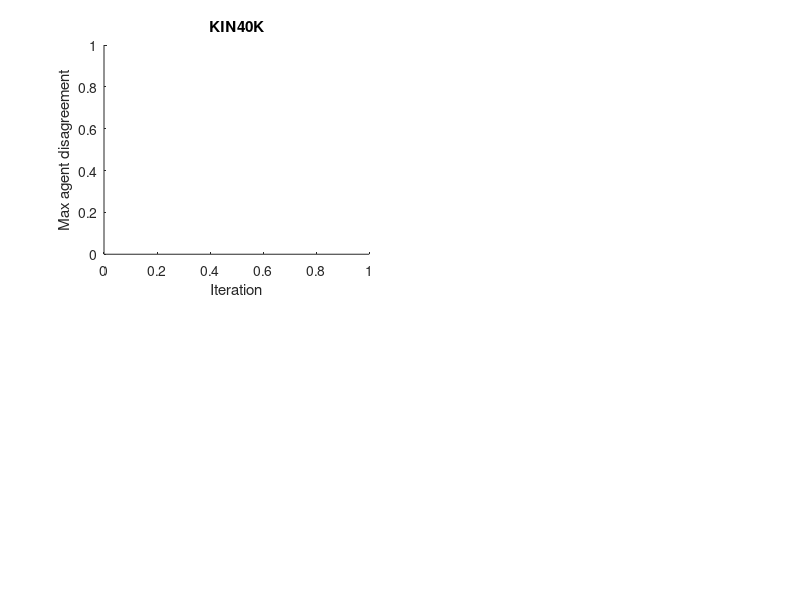

MATLAB code for this plot: (Note: this script raises an error after producing the figure.)
%% plot_consensus_convergence_summary.m
% 汇总图：4个数据集 x 5个方法的收敛曲线对比
% 每个数据集一个子图，每个方法用不同颜色展示 IP-DAC（实线）和 IP-AC（虚线）
% 曲线图：仅用 seed = plot_seed 作为代表绘制（conv_curve 长度随seed变化，不能逐点平均）
% 汇总表：iters_converge / comm_train / final_disagreement 跨 seed_list 取均值±标准差
clc; close all;

datasets    = {'KIN40K','POL','PUMADYN32NM','SARCOS'};
agg_list    = {'moe','gpoe','poe','bcm','rbcm'};
agg_labels  = {'MOE','GPOE','POE','BCM','RBCM'};
train_ratio = 0.4;
seed_list   = 1:10;   % 跑了10遍 MC 的 seed 列表
plot_seed   = 1;      % 曲线图代表性 seed（保持原脚本行为）
tr_tag      = round(train_ratio*100);

colors = lines(5);  % 5种颜色对应5个method

figure('Color','w','Position',[60,60,1400,950]);

summary_table = {};  % 汇总数值表：均值±标准差（跨 seed_list）

for d_idx = 1:length(datasets)
    dname = datasets{d_idx};
    SaveFolder = fullfile('Result','Dataset',dname);

    subplot(2,2,d_idx);
    hold on;
    legend_entries = {};

    for a_idx = 1:length(agg_list)
        agg = agg_list{a_idx};

        %% ---- 曲线图：只用 plot_seed 作代表，原脚本逻辑不变 ----
        dac_file_plot = fullfile(SaveFolder, sprintf('%s_tr%d_mc%d.mat',    agg, tr_tag, plot_seed));
        ac_file_plot  = fullfile(SaveFolder, sprintf('%s_ac_tr%d_mc%d.mat', agg, tr_tag, plot_seed));
        if exist(dac_file_plot,'file') && exist(ac_file_plot,'file')
            d_dac_plot = load(dac_file_plot);
            d_ac_plot  = load(ac_file_plot);

            iters_dac_plot = d_dac_plot.iter_converge;
            iters_ac_plot  = d_ac_plot.iter_converge;

            % 多条曲线数值上几乎重叠（不同 aggregation 方法在当前实现中
            % consensus 动力学非常接近），加一个很小的相对偏移让线条可分辨，
            % 不影响数量级/收敛趋势的判读。偏移量随 a_idx 递增。
            offset_factor = 1 + 0.05 * (a_idx - 1);

            curve_dac_offset = d_dac_plot.conv_curve_dac * offset_factor;
            curve_ac_offset  = d_ac_plot.conv_curve_ac  * offset_factor;

            semilogy(1:iters_dac_plot, curve_dac_offset, '-',  'Color', colors(a_idx,:), 'LineWidth',1.6);
            semilogy(1:iters_ac_plot,  curve_ac_offset,   '--', 'Color', colors(a_idx,:), 'LineWidth',1.6);

            legend_entries{end+1} = sprintf('%s-DAC', agg_labels{a_idx});
            legend_entries{end+1} = sprintf('%s-AC',  agg_labels{a_idx});
        else
            fprintf('[跳过曲线] %s - %s (seed=%d): 文件不存在\n', dname, agg, plot_seed);
        end

        %% ---- 汇总表：跨 seed_list 收集标量指标，取均值±标准差 ----
        iters_dac_all = []; comm_dac_all = []; final_dac_all = [];
        iters_ac_all  = []; comm_ac_all  = []; final_ac_all  = [];

        for s = seed_list
            dac_file = fullfile(SaveFolder, sprintf('%s_tr%d_mc%d.mat',    agg, tr_tag, s));
            ac_file  = fullfile(SaveFolder, sprintf('%s_ac_tr%d_mc%d.mat', agg, tr_tag, s));

            if ~exist(dac_file,'file') || ~exist(ac_file,'file')
                fprintf('[跳过统计] %s - %s (seed=%d): 文件不存在\n', dname, agg, s);
                continue;
            end

            d_dac = load(dac_file);
            d_ac  = load(ac_file);

            iters_dac_all(end+1) = d_dac.iter_converge;
            comm_dac_all(end+1)  = d_dac.comm_train;
            final_dac_all(end+1) = d_dac.conv_curve_dac(end);

            iters_ac_all(end+1)  = d_ac.iter_converge;
            comm_ac_all(end+1)   = d_ac.comm_train;
            final_ac_all(end+1)  = d_ac.conv_curve_ac(end);
        end

        if isempty(iters_dac_all) || isempty(iters_ac_all)
            continue;
        end

        % 均值 ± 标准差（标准差为0时, 即只有1个seed, std返回0）
        iters_dac_mean = mean(iters_dac_all); iters_dac_std = std(iters_dac_all);
        comm_dac_mean  = mean(comm_dac_all);  comm_dac_std  = std(comm_dac_all);
        final_dac_mean = mean(final_dac_all); final_dac_std = std(final_dac_all);

        iters_ac_mean = mean(iters_ac_all); iters_ac_std = std(iters_ac_all);
        comm_ac_mean  = mean(comm_ac_all);  comm_ac_std  = std(comm_ac_all);
        final_ac_mean = mean(final_ac_all); final_ac_std = std(final_ac_all);

        summary_table(end+1,:) = {dname, agg_labels{a_idx}, ...
            iters_dac_mean, iters_dac_std, comm_dac_mean, comm_dac_std, final_dac_mean, final_dac_std, ...
            iters_ac_mean,  iters_ac_std,  comm_ac_mean,  comm_ac_std,  final_ac_mean,  final_ac_std, ...
            numel(iters_dac_all)};
    end

    xlabel('Iteration'); ylabel('Max agent disagreement');
    title(dname);
    legend(legend_entries, 'Location','northeast', 'FontSize',7, 'NumColumns',2);
    grid on;
    hold off;
end

sgtitle(sprintf('Consensus Convergence Summary (Train=%.0f%%, curves: seed=%d, stats: seed=%d~%d)', ...
    train_ratio*100, plot_seed, seed_list(1), seed_list(end)));

%% 命令行汇总表（均值 ± 标准差，跨 seed_list）
fprintf('\n==========================================================================================================================\n');
fprintf('  Consensus Convergence & ET Communication Summary  (Train=%.0f%%, averaged over %d seeds: %d~%d)\n', ...
    train_ratio*100, numel(seed_list), seed_list(1), seed_list(end));
fprintf('==========================================================================================================================\n');
fprintf('%-12s %-6s %6s | %14s %14s %14s | %14s %14s %14s\n', ...
    'Dataset','Agg','N', 'DAC_it', 'DAC_ET', 'DAC_final', 'AC_it', 'AC_ET', 'AC_final');
fprintf('%s\n', repmat('-',1,122));
for i = 1:size(summary_table,1)
    row = summary_table(i,:);
    fprintf('%-12s %-6s %6d | %6.1f%+6.1f  %6.1f%+6.1f  %6.2e%+6.1e | %6.1f%+6.1f  %6.1f%+6.1f  %6.2e%+6.1e\n', ...
        row{1}, row{2}, row{15}, ...
        row{3}, row{4}, row{5}, row{6}, row{7}, row{8}, ...
        row{9}, row{10}, row{11}, row{12}, row{13}, row{14});
end
fprintf('%s\n\n', repmat('-',1,122));

%% 保存汇总表（方便后续直接读取，不用重新跑）
save(fullfile('Result','Dataset','consensus_summary_allseeds.mat'), 'summary_table', 'seed_list', 'plot_seed', 'datasets', 'agg_list', 'agg_labels', 'train_ratio');
fprintf('汇总表已保存到 Result/Dataset/consensus_summary_allseeds.mat\n');

%% 导出 CSV，方便直接粘贴进 Word/Excel 表格
csv_path = fullfile('Result','Dataset','consensus_summary_allseeds.csv');
fid = fopen(csv_path, 'w');
fprintf(fid, 'Dataset,Agg,N,DAC_iters_mean,DAC_iters_std,DAC_ET_mean,DAC_ET_std,DAC_final_mean,DAC_final_std,AC_iters_mean,AC_iters_std,AC_ET_mean,AC_ET_std,AC_final_mean,AC_final_std\n');
for i = 1:size(summary_table,1)
    row = summary_table(i,:);
    fprintf(fid, '%s,%s,%d,%.4f,%.4f,%.4f,%.4f,%.6e,%.6e,%.4f,%.4f,%.4f,%.4f,%.6e,%.6e\n', ...
        row{1}, row{2}, row{15}, row{3}, row{4}, row{5}, row{6}, row{7}, row{8}, ...
        row{9}, row{10}, row{11}, row{12}, row{13}, row{14});
end
fclose(fid);
fprintf('CSV 已导出到 %s，可直接用 Excel 打开或粘贴进 Word 表格\n', csv_path);
